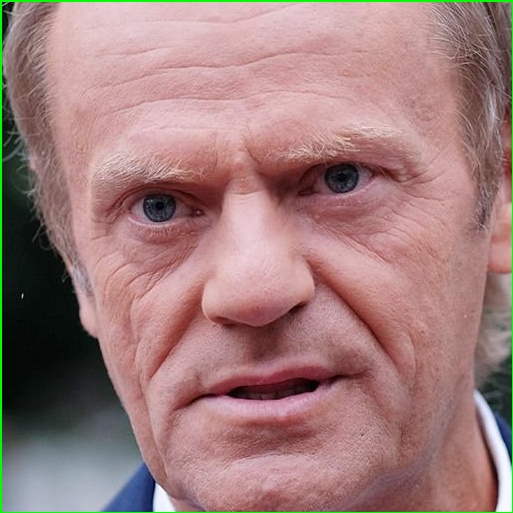
#> input picture Donald Tusk Cropped/008b9302d7.jpg, 513 x 513 px; its folder holds only this picture in this run
$ jupyter execute --allow-errors image_croping.ipynb   (shell and % lines are left out)
#> lines starting #> are read from the running program, lines starting #| are printed output that depends on the picture
[cell 1]
import os
import numpy as np
import cv2
from PIL import Image
import matplotlib.pyplot as plt
import pandas as pd

[cell 2]
from glob import glob

[cell 3]
tusk = glob('./Donald Tusk Cropped/*.jpg')
bosak = glob('./Krzysztof Bosak Cropped/*.jpg')

[cell 4]
bosak

[cell 5]
img = cv2.imread(tusk[0])
#> img is the input picture: shape (513, 513, 3); mean B, G, R 123.4, 124.7, 159.3
plt.imshow(img)

[cell 6]
gray = cv2.cvtColor(img,cv2.COLOR_BGR2GRAY)
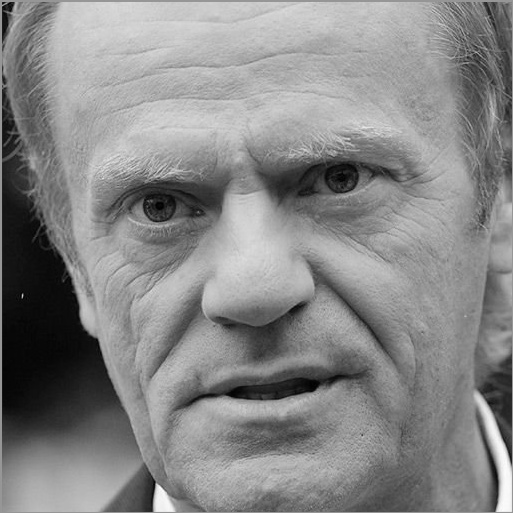
#> gray: shape (513, 513); min 0, max 254, mean 134.9
plt.imshow(gray, cmap='gray')

[cell 7]
path = bosak + tusk

[cell 8]
#size of image
def getSize(path):
#> called with path = './Donald Tusk Cropped/008b9302d7.jpg'
    img = Image.open(path)
#> img: PIL image 513x513 RGB
    return img.size[0]

[cell 9]
#data frame
df = pd.DataFrame(data=path, columns=['path'])
df.shape

[cell 10]
df['size'] = df['path'].apply(getSize)
df

[cell 11]
df.describe()

[cell 12]
boxplot = df.boxplot(column=['size'])
boxplot
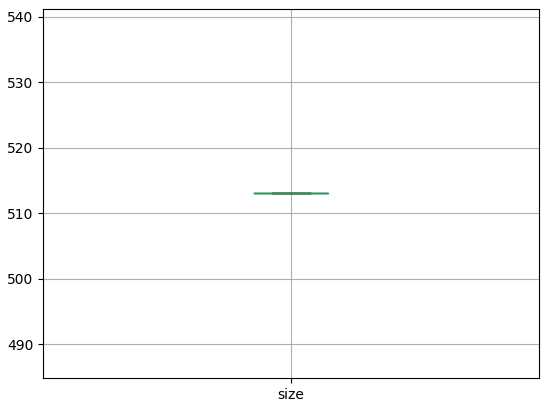
#> figure drawn by matplotlib, 1 panel

[cell 13]
plt.hist(df['size'], bins=30)
plt.show()
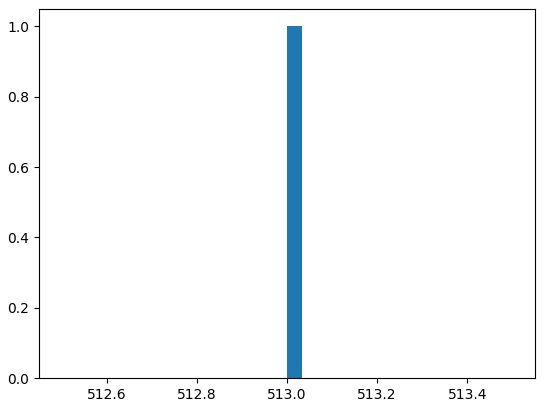
#> figure drawn by matplotlib, 1 panel; tallest bar 1 high, from x = 513 to 513

[cell 14]
plt.hist(df['size'], bins=30, range=[40,150])
plt.show()
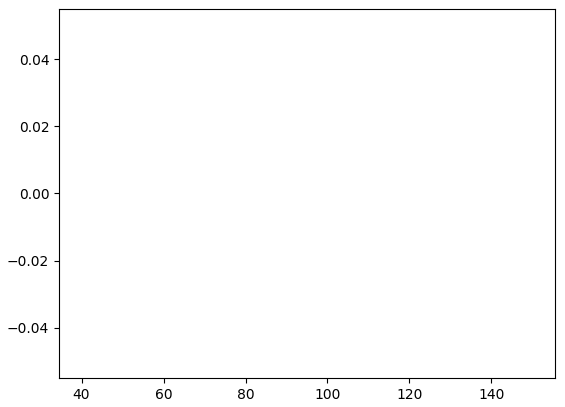
#> figure drawn by matplotlib, 1 panel

[cell 15]
df_new = df[df['size'] > 80]
df_new

[cell 16]
def name(string):
    try:
        return string.split('/')[1].split(" ")[1]
    except:
        return None

[cell 17]
df['imie'] = df['path'].apply(name)

#> (a cell that did not finish here is left out)

[cell 19]
df_new['size'].min()

[cell 20]
#resizing images

def resize_img(path_to_resize):
#> called with path_to_resize = './Donald Tusk Cropped/008b9302d7.jpg'
    try:
        img = cv2.imread(path_to_resize)
        gray = cv2.cvtColor(img, cv2.COLOR_BGR2GRAY)

        size = gray.shape[0]
#> size = 513

        if size >= 120:
            gray_resize = cv2.resize(gray,(120,120),cv2.INTER_AREA)  #SHRINK
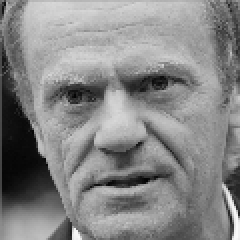
#> gray_resize: shape (120, 120) (shown 2 times larger); min 3, max 249, mean 134.6
        else:
            gray_resize = cv2.resize(gray,(120,120),cv2.INTER_CUBIC) #ENLARGE

        return gray_resize.flatten()
    except:
        return None

#> (a cell that did not finish here is left out)

[cell 22]
df_new['imie'] = df_new['path'].apply(name)

[cell 23]
df_new['structured'] = df_new['path'].apply(resize_img)

[cell 24]
df1 = df_new['structured'].apply(pd.Series)
df1

[cell 25]
df2 = pd.concat((df_new['imie'],df1), axis=1)
df2

[cell 26]
plt.imshow(df2.loc[0][1:].values.reshape(120,120).astype('int'), cmap='gray')
plt.title(df2.loc[0][0])
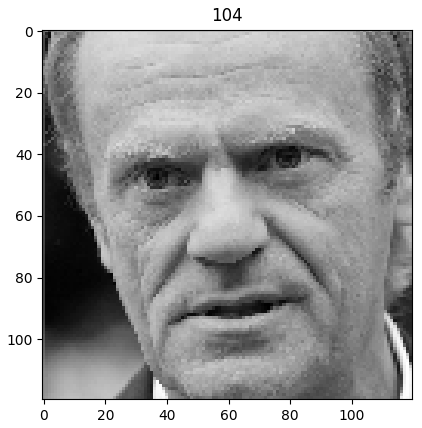
#> figure drawn by matplotlib, 1 panel

$ run again, on Donald Tusk Cropped/07c968846a.jpg
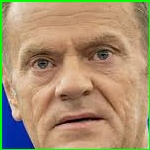
#> input picture Donald Tusk Cropped/07c968846a.jpg, 150 x 150 px
#> img is the input picture: shape (150, 150, 3); mean B, G, R 113.1, 145.6, 168.6
#> img: PIL image 150x150 RGB
#> in resize_img, `gray_resize = cv2.resize(gray,(120,120),cv2.INTER_AREA)`:
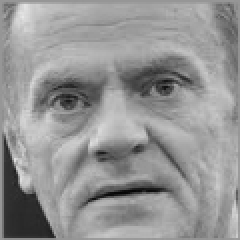
#> gray_resize: shape (120, 120) (shown 2 times larger); min 6, max 232, mean 148.7
#> `[cell 26] plt.imshow(df2.loc[0][1:].values.reshape(120,120).astype('in..`:
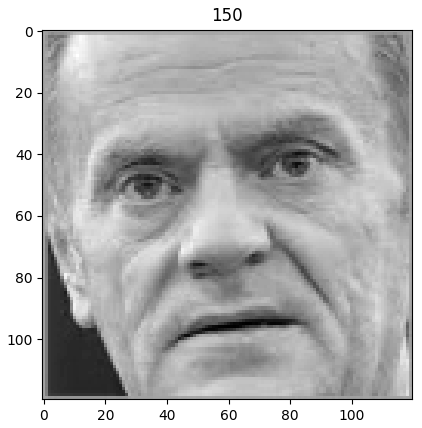
#> figure drawn by matplotlib, 1 panel

$ run again, on Donald Tusk Cropped/09302d7670.jpg
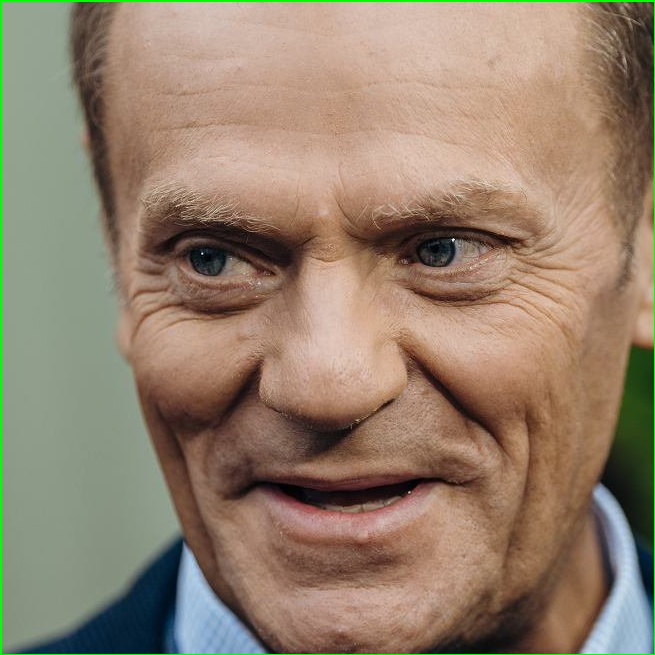
#> input picture Donald Tusk Cropped/09302d7670.jpg, 655 x 655 px
#> img is the input picture: shape (655, 655, 3); mean B, G, R 109.5, 129.1, 148.2
#> img: PIL image 655x655 RGB
#> in resize_img, `gray_resize = cv2.resize(gray,(120,120),cv2.INTER_AREA)`:
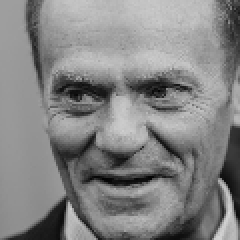
#> gray_resize: shape (120, 120) (shown 2 times larger); min 1, max 216, mean 132.3
#> `[cell 26] plt.imshow(df2.loc[0][1:].values.reshape(120,120).astype('in..`:
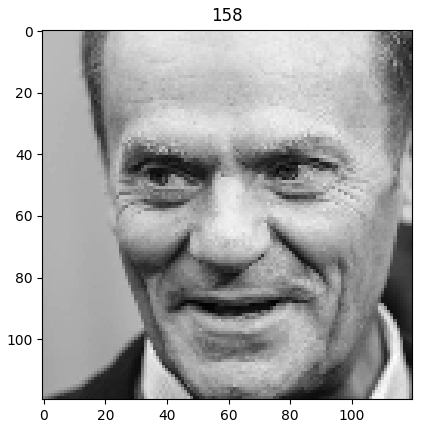
#> figure drawn by matplotlib, 1 panel

$ run again, on Donald Tusk Cropped/0be6a7820d.jpg
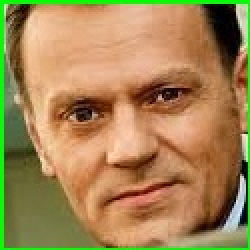
#> input picture Donald Tusk Cropped/0be6a7820d.jpg, 125 x 125 px (shown 2 times larger)
#> img is the input picture: shape (125, 125, 3); mean B, G, R 84.2, 134, 163.8
#> img: PIL image 125x125 RGB
#> in resize_img, `gray_resize = cv2.resize(gray,(120,120),cv2.INTER_AREA)`:
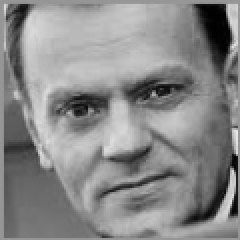
#> gray_resize: shape (120, 120) (shown 2 times larger); min 1, max 234, mean 137.1
#> `[cell 26] plt.imshow(df2.loc[0][1:].values.reshape(120,120).astype('in..`:
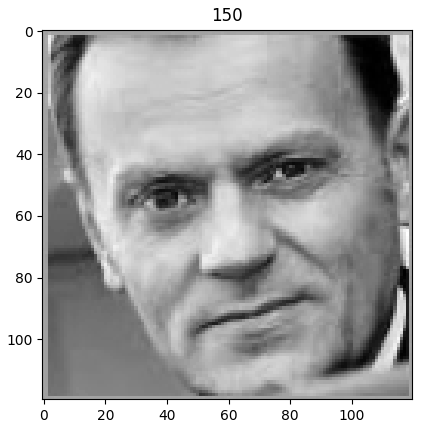
#> figure drawn by matplotlib, 1 panel
